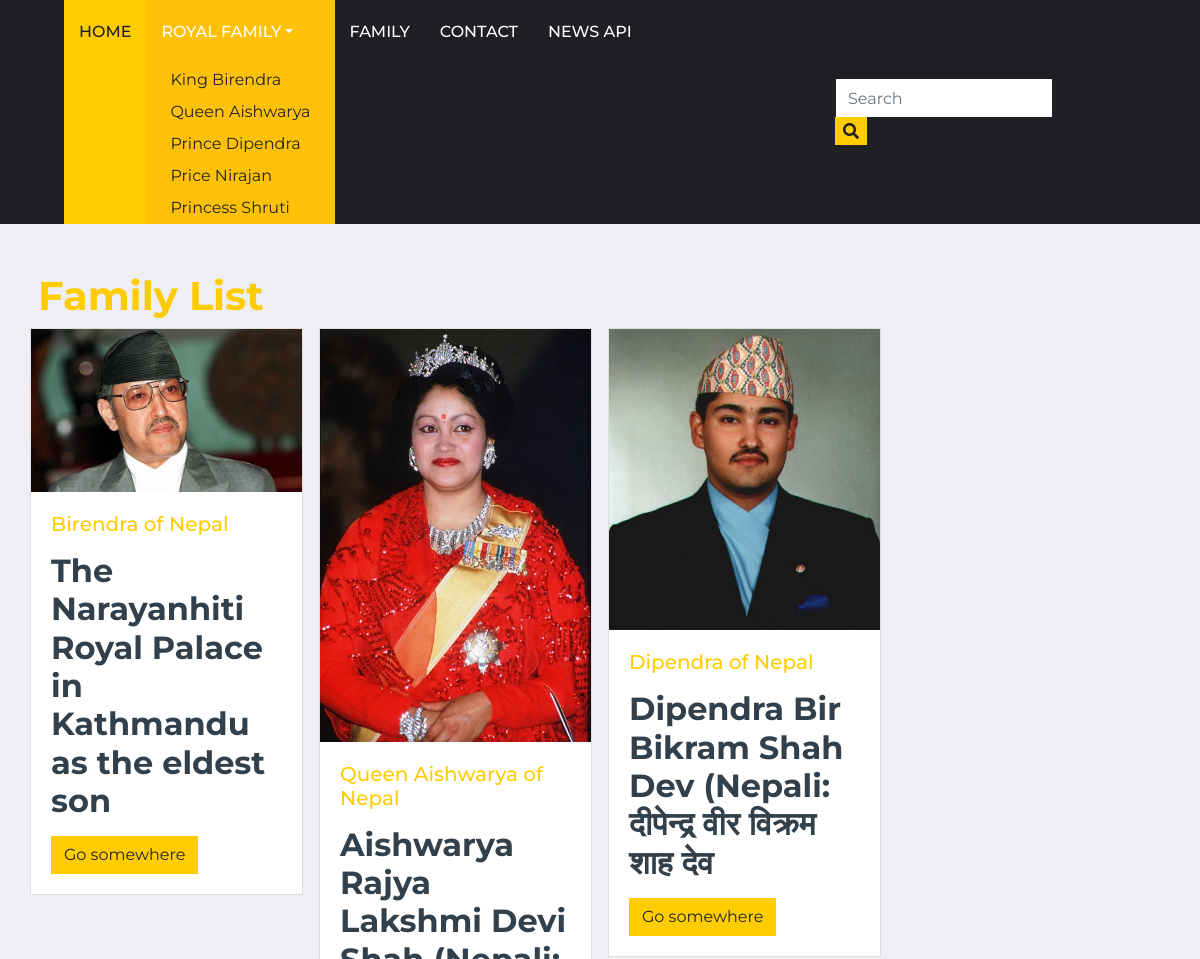
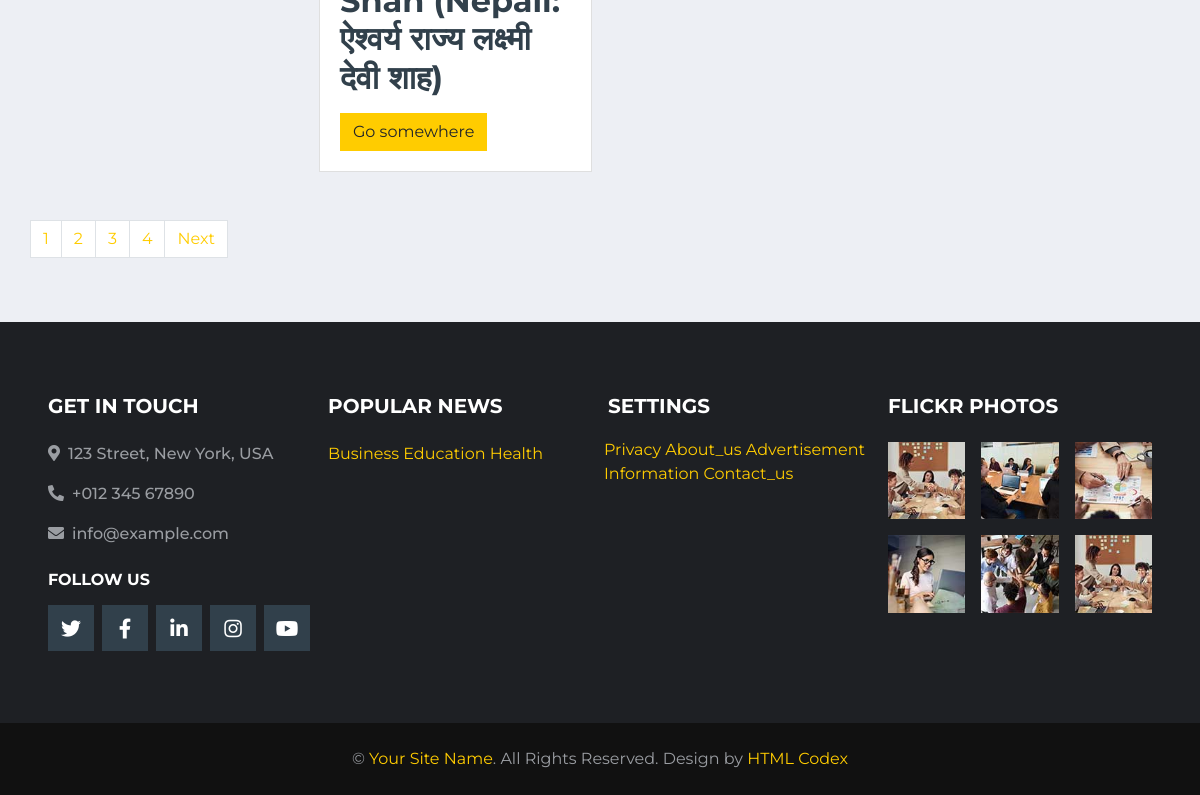
The page /family on the database its author committed (2 pictures, top to bottom).
### game/models.py (models this page shows)
class Royal(models.Model):
    name=models.CharField(max_length=100, unique=True)
    slug=models.SlugField(max_length=100, unique=True)

class Family(models.Model):
    royal=models.ForeignKey(Royal, on_delete=models.PROTECT)
    created_at=models.DateTimeField(auto_now_add=True)
    updated_at=models.DateTimeField(auto_now=True)
    is_published=models.BooleanField(default=True)
    title=models.CharField(max_length=100)
    slug=models.SlugField(max_length=100, unique=True)
    summary=RichTextField()
    description=RichTextField()
    photo=models.ImageField(upload_to='photos/%y/%m/%d/', blank=True)

class Popular(models.Model):
    title=models.CharField(max_length=250, unique=True)
    slug=models.SlugField(max_length=250, unique=True)
    content=RichTextField()
    image=models.ImageField(upload_to='page/%y/%m/%d/', blank=True)

class Page(models.Model):
    title=models.CharField(max_length=250, unique=True)
    slug=models.SlugField(max_length=255, unique=True)
    content=RichTextField()
    image=models.ImageField(upload_to='page/%y/%m/%d/', blank=True)

### game/views.py (the view)
# urls.py: path('family',views.family, name='family'),
def family(request):
    if request.method == 'POST':
        search=request.POST['search']
        find_data=Family.objects.filter(royal__name=search)| Family.objects.filter(title__icontains=search)
        paginator=Paginator(find_data,3)
        page=request.GET.get('page')
        find_data=paginator.get_page(page)
        data={
            'familyData':find_data,
            'title':'Search Result'
        }
        return render(request, 'family.html', data)
    else:
        family_data=Family.objects.all()
        paginator=Paginator(family_data,3)
        page=request.GET.get('page')
        family_data=paginator.get_page(page)
        data={
            'familyData':family_data,
            'title': 'All News'
        }
    return render(request, 'family.html', data)

### game/general.py (called while the page is built)
def global_data(request):
    data={
        'royalData':Royal.objects.all(),
        'pageData':Page.objects.all(),
        'popularData':Popular.objects.all(),
    }
    return data

### game/templates/family.html (shortened to what this page needs)
{% extends 'layouts/main.html' %}
{% block content %}
<div class="container mt-5">
    <div class="row">
     <div class="col-md-12">
            <h1><a href="">Family List</a></h1>
        </div>
        <div class="row">
            {% for cfamily in familyData %}
                <div class="col-md-3">
                    <div class="card">
                        {% if cfamily.photo %}
                        <img src="{{ cfamily.photo.url }}" class="img-fluid card-img-top" height="50" alt="image not found">
                        {% endif %}
                        <div class="card-body">
                          <h5 class="card-title"><a href="">{{ cfamily.title }}</a></h5>
                          <p class="card-text">{{ cfamily.summary | safe }}</p>
                          <a href="{% url 'family_details' cfamily.slug %}" class="btn btn-primary">Go somewhere</a>
                        </div>
                    </div>
                </div>
            {% empty %}
            <h1>No Data Found </h1>
            {% endfor %}
        </div>
    </div>
    <div class="row mt-5 mb-5">
        <nav aria-label="Page navigation example">
            <ul class="pagination">
                {% for i in familyData.paginator.page_range %}
                    {% if familyData.number == i %}
                        <li class="page-item"><a class="page-link" href="?page={{ i }}">{{ i }}</a></li>
                    {% else %}
                        <li class="page-item"><a class="page-link" href="?page={{ i }}">{{ i }}</a></li>
                    {% endif %}
                {% endfor%}
                {% if familyData.has_next %}
                    <li class="page-item"><a class="page-link" href="?page={{ familyData.next_page_number }}">Next</a></li>
                {% endif %}
            </ul>
        </nav>
    </div>
</div>
{% endblock %}

### game/templates/layouts/menu.html (shortened to what this page needs)
<body>
    <div class="container-fluid p-0">
    <nav class="navbar navbar-expand-lg bg-dark navbar-dark py-2 py-lg-0 px-lg-5">
        <div class="collapse navbar-collapse justify-content-between px-0 px-lg-3" id="navbarCollapse">
            <div class="navbar-nav mr-auto py-0">
                <a href="{% url 'index' %}" class="nav-item nav-link active">Home</a>
                <div class="nav-item dropdown bg-warning">
                    <a href="/" class="nav-link dropdown-toggle" data-toggle="dropdown">Royal Family</a></li>
                    {% for royal in royalData %}
                        <a href="{% url 'royal' royal.slug %}" class="dropdown-item">{{ royal.name }}</a></li>
                    {% endfor %}
                </div>
                <a href="{% url 'family' %}" class="nav-item nav-link">Family</a>
                <a href="{% url 'contact' %}" class="nav-item nav-link">Contact</a>
                  <a href="{% url 'news_api' %}" class="nav-item nav-link">News API</a>
            </div>
            <div class="input-group ml-auto d-none d-lg-flex" style="width: 100%; max-width: 300px;">
                <form action="{% url 'family' %}" method="post">
                    <input type="text" class="form-control border-0" required name="search" placeholder="Search">
                    <div class="input-group-append">
                        <button class="input-group-text bg-primary text-dark border-0 px-2">
                        <i class="fa fa-search"></i></button>
                    </div>
                </form>
            </div>
        </div>
    </nav>
    </div>

### game/templates/layouts/footer.html (shortened to what this page needs)
  {% load static %}
  <div class="container-fluid bg-dark pt-5 px-sm-3 px-md-5 mt-5">
    <div class="row py-4">
        <div class="col-lg-3 col-md-6 mb-5">
            <h5 class="mb-4 text-white text-uppercase font-weight-bold">Get In Touch</h5>
            <p class="font-weight-medium"><i class="fa fa-map-marker-alt mr-2"></i>123 Street, New York, USA</p>
            <p class="font-weight-medium"><i class="fa fa-phone-alt mr-2"></i>+012 345 67890</p>
            <p class="font-weight-medium"><i class="fa fa-envelope mr-2"></i>info@example.com</p>
            <h6 class="mt-4 mb-3 text-white text-uppercase font-weight-bold">Follow Us</h6>
            <div class="d-flex justify-content-start">
                <a class="btn btn-lg btn-secondary btn-lg-square mr-2" href="#"><i class="fab fa-twitter"></i></a>
                <a class="btn btn-lg btn-secondary btn-lg-square mr-2" href="#"><i class="fab fa-facebook-f"></i></a>
                <a class="btn btn-lg btn-secondary btn-lg-square mr-2" href="#"><i class="fab fa-linkedin-in"></i></a>
                <a class="btn btn-lg btn-secondary btn-lg-square mr-2" href="#"><i class="fab fa-instagram"></i></a>
                <a class="btn btn-lg btn-secondary btn-lg-square" href="#"><i class="fab fa-youtube"></i></a>
            </div>
        </div>
        <div class="col-lg-3 col-md-6 mb-5">
            <h5 class="mb-4 text-white text-uppercase font-weight-bold">Popular News</h5>
            <div class="mb-3">
                <div class="mb-2">
                    {% for popular in popularData %}
                    <a href="{% url 'popular' popular.slug %}">{{ popular.title }}</a>
                    {% endfor %}
                </div>
            </div>
        </div>
        <div class="col-lg-3 col-md-6 mb-5">
            <h5 class="mb-4 text-white text-uppercase font-weight-bold">Settings</h5>
            <div class="m-n1">
                {% for page in pageData %}
                <a href="{% url 'page' page.slug %}">{{ page.title }}</a>
                {% endfor %}
            </div>
        </div>
        <div class="col-lg-3 col-md-6 mb-5">
            <h5 class="mb-4 text-white text-uppercase font-weight-bold">Flickr Photos</h5>
            <div class="row">
                <div class="col-4 mb-3">
                    <a href=""><img class="w-100" src="{% static 'img/news-110x110-1.jpg' %}" alt=""></a>
                </div>
                <div class="col-4 mb-3">
                    <a href=""><img class="w-100" src="{% static 'img/news-110x110-2.jpg' %}" alt=""></a>
                </div>
                <div class="col-4 mb-3">
                    <a href=""><img class="w-100" src="{% static 'img/news-110x110-3.jpg' %}" alt=""></a>
                </div>
                <div class="col-4 mb-3">
                    <a href=""><img class="w-100" src="{% static 'img/news-110x110-4.jpg' %}" alt=""></a>
                </div>
                <div class="col-4 mb-3">
                    <a href=""><img class="w-100" src="{% static 'img/news-110x110-5.jpg' %}" alt=""></a>
                </div>
                <div class="col-4 mb-3">
                    <a href=""><img class="w-100" src="{% static 'img/news-110x110-1.jpg' %}" alt=""></a>
                </div>
            </div>
        </div>
    </div>
</div>
<div class="container-fluid py-4 px-sm-3 px-md-5" style="background: #111111;">
    <p class="m-0 text-center">&copy; <a href="#">Your Site Name</a>. All Rights Reserved.
    Design by <a href="https://htmlcodex.com">HTML Codex</a></p>
</div>
</body>
</html>

### rows shown on the page
Royal: name "King Birendra"
Royal: name "Queen Aishwarya"
Royal: name "Prince Dipendra"
Royal: name "Price Nirajan"
Royal: name "Princess Shruti"
Family: photo (picture), title "Birendra of Nepal", summary "The Narayanhiti Royal Palace in Kathmandu as the eldest son"
Family: photo (picture), title "Queen Aishwarya of Nepal", summary "Aishwarya Rajya Lakshmi Devi Shah (Nepali: ऐश्वर्य राज्य लक्ष्मी देवी शाह)"
Family: photo (picture), title "Dipendra of Nepal", summary "Dipendra Bir Bikram Shah Dev (Nepali: दीपेन्द्र वीर विक्रम शाह देव"
Popular: title "Business"
Popular: title "Education"
Popular: title "Health"
Page: title "Privacy"
Page: title "About_us"
Page: title "Advertisement"
Page: title "Information"
Page: title "Contact_us"

### other values the page prints
{{ i }} "1"
{{ i }} "2" "3" "4"
